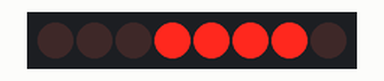
Simulated run of this sketch. Board: Arduino Uno, built with avr-gcc and run on an emulated ATmega328P. Parts: 8 shift-register outputs drawn as a row of LEDs (first output left, lit = HIGH). Wiring (inferred from the names in the program): shift register (74HC595): data A2; shift clock A0; latch A1. Wiring (inferred from the signals the program sends): row of LEDs: on Q0, Q1, Q2, Q3, Q4, Q5, Q6, Q7.

Above: at 0.1 s.
At 0.7 s:
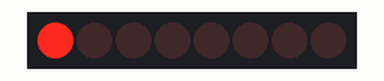
At 1.3 s:
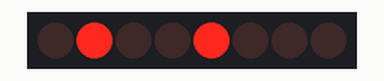
At 2.7 s:
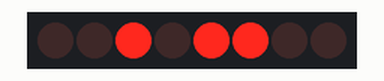
Timing chart, 0 to 3.0 s (numbered marks = the images above):
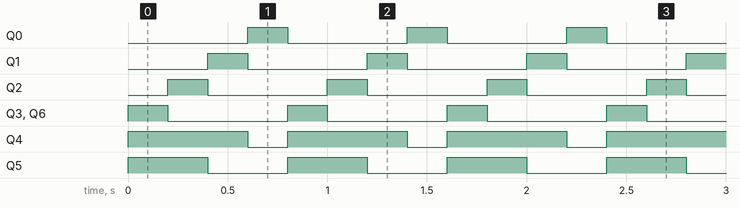

The sketch:

arduinoShiftMultiplexing.ino
```cpp
#define latchPin A1
#define clockPin A0
#define dataPin A2

//looping variables
byte i;
byte j;

//storage variable
byte dataToSend;

//storage for led states, 4 bytes
byte ledData1[] = { 1, 3, 7, 15 };

void setup()
{

	pinMode(latchPin, OUTPUT);
	pinMode(clockPin, OUTPUT);
	pinMode(dataPin, OUTPUT);

}

void loop() {
	//everyLed();

	pyramid();
}

void everyLed() {

	for (i = 0; i<4; i++){

		for (j = 0; j<4; j++){

			//bit manipulation (more info at http://arduino.cc/en/Reference/Bitshift ,  http://arduino.cc/en/Reference/BitwiseXorNot , and http://arduino.cc/en/Reference/BitwiseAnd)
			dataToSend = (1 << (i + 4)) | (15 & ~(1 << j));//preprare byte (series of 8 bits) to send to 74HC595
			//for example when i =2, j = 3,
			//dataToSend = (1 << 6) | (15 & ~(1 << 3));
			//dataToSend = 01000000 | (15 & ~(00001000));
			//dataToSend = 01000000 | (15 & 11110111);
			//dataToSend = 01000000 | (15 & 11110111);
			//dataToSend = 01000000 | 00000111;
			//dataToSend = 01000111;
			//the first four bits of dataToSend go to the four rows (anodes) of the LED matrix- only one is set high and the rest are set to ground
			//the last four bits of dataToSend go to the four columns (cathodes) of the LED matrix- only one is set to ground and the rest are high
			//this means that going through i = 0 to 3 and j = 0 to three with light up each led once

			// setlatch pin low so the LEDs don't change while sending in bits
			digitalWrite(latchPin, LOW);
			// shift out the bits of dataToSend to the 74HC595
			shiftOut(dataPin, clockPin, LSBFIRST, dataToSend);
			//set latch pin high- this sends data to outputs so the LEDs will light up
			digitalWrite(latchPin, HIGH);

			delay(200);//wait
		}
	}

}

void pyramid() {
	for (i = 0; i<4; i++){

		//send data from ledData to each row, one at a time
		byte dataToSend = (1 << (i + 4)) | (15 & ~ledData1[i]);

		// setlatch pin low so the LEDs don't change while sending in bits
		digitalWrite(latchPin, LOW);

		//    // shift out the bits of dataToSend to the 74HC595
		//    shiftOut(dataPin, clockPin, LSBFIRST, dataToSend);
		// the code below is the equivalent of the two lines above
		for (j = 0; j<8; j++){
			digitalWrite(clockPin, LOW);
			digitalWrite(dataPin, ((dataToSend >> j) & 1));
			digitalWrite(clockPin, HIGH);
		}


		//set latch pin high- this sends data to outputs so the LEDs will light up
		digitalWrite(latchPin, HIGH);
		delay(200);//wait
	}
}
```

Measured:
- by itself, Q0–3, Q6: alternates HIGH for 0.20 s and LOW for 0.60 s
- by itself, Q4: alternates HIGH for 0.60 s and LOW for 0.20 s
- by itself, Q5: alternates HIGH for 0.40 s and LOW for 0.40 s
